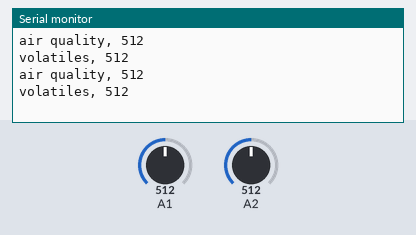
Simulated run of this sketch. Board: Arduino Uno, built with avr-gcc and run on an emulated ATmega328P. Parts: the last lines printed to the serial monitor. Inputs (shaded band) come from the test bench; at power-on: A1 = 512, A2 = 512.

Above: at 1.8 s.
1.9 s: A1 set to 716
At 2.8 s:
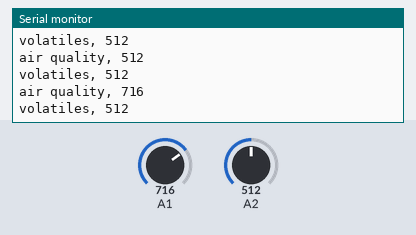
3.4 s: A2 set to 716
At 4.4 s:
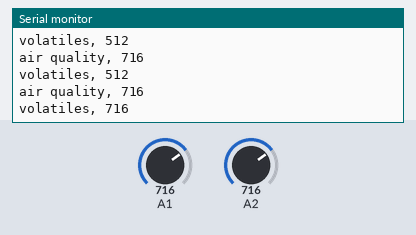
4.9 s: A1 set to 900
At 5.8 s:
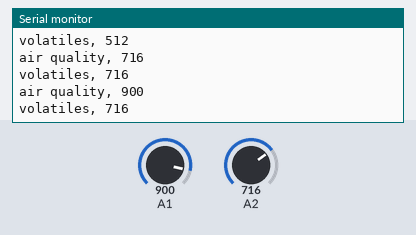
6.4 s: A2 set to 900
At 7.8 s:
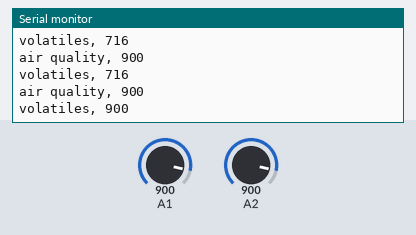
Timing chart, 0 to 8.9 s (numbered marks = the images above; inputs shaded):
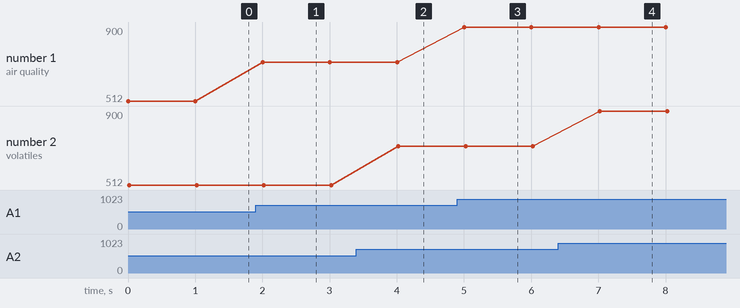

Measured:
- after the input at 1.9 s, the serial monitor: prints a new line after 0.10 s (image 1)
- after the input at 3.4 s, the serial monitor: prints a new line after 0.62 s (image 2)
- after the input at 4.9 s, the serial monitor: prints a new line after 0.10 s (image 3)
- after the input at 6.4 s, the serial monitor: prints a new line after 0.62 s (image 4)
- plotted number 1: 512 → 716 after the input at 1.9 s, 716 → 900 after the input at 4.9 s

The sketch:

Air_sensors.ino
```cpp
void setup() {
Serial.begin(9600);
pinMode(A0,INPUT);
pinMode(A1,INPUT);
pinMode(A2,INPUT);

}

int AQ;
int MQ2;

void loop() {

AQ=analogRead(A1);
MQ2=analogRead(A2);
Serial.print("air quality, ");
Serial.println(AQ);
Serial.print("volatiles, ");
Serial.println(MQ2);
delay(1000);


}
```
